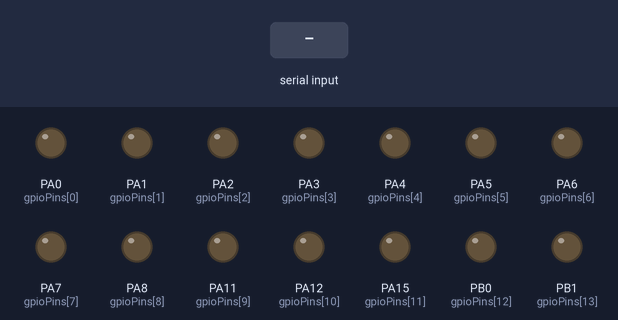
Bench run of a program on a simulated STM32 Blue Pill. On the bench: output pins drawn as LEDs (lit = HIGH). Inputs (shaded band) come from the test bench.

Above: at 0.8 s.
0.9 s: "30,150\n" received over the second serial link
At 1.0 s:
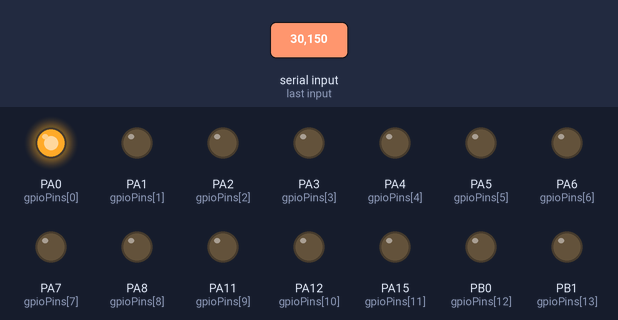
Timing chart, 0 to 3.9 s (numbered marks = the images above; inputs shaded):
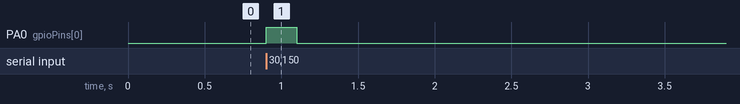

The program:

main.cpp
```cpp
#include "Arduino.h"

#define LED_PIN PC13   // LED connected to PC13
#define BAUD_RATE 9600 // UART baud rate

//~ PinName pwmPins[] = {PA_0, PA_1, PA_2, PA_3, PA_6, PA_7, PA_8, PB_0, PB_1, PB_6, PB_7, PB_8, PB_9};

//~ int gpioPins[] = {PA0, PA1, PA2, PA3, PA4, PA5, PA6, PA7, PA8, PA11, PA12, PA15,
                 //~ PB0, PB1, PB3, PB4, PB5, PB6, PB7, PB8, PB9, PB10, PB11, PB12, PB13, PB14, PB15};

int gpioPins[] = {PA0, PA1, PA2, PA3, PA4, PA5, PA6, PA7,
				  PA8, PA11, PA12, PA15, PB0, PB1, PB3, PB4,
				  PB5, PB6, PB7, PB8, PB9, PB10, PB11, PB12,
				  PB13, PB14, PB15, PC13, PC14, PC15, PA0, PA0};

int numGPIOPins = sizeof(gpioPins) / sizeof(gpioPins[0]);  // Number of pins
//int numGPIOPins = 30;
//~ int numPWMPins = sizeof(pwmPins) / sizeof(pwmPins[0]);  // Number of pins


void setup() {

  pinMode(LED_PIN, OUTPUT);  // Set LED pin as output
  digitalWrite(LED_PIN, LOW);  // Turn off LED initially
  Serial1.begin(BAUD_RATE);  // Start UART communication at 9600 baud rate

  while (!Serial1.available());  // Wait for handshake initiation from PAULO
	  int receivedMessage = Serial1.parseInt(); // Read the incoming data
	  if (receivedMessage== 001) {
		  digitalWrite(LED_PIN, HIGH); // Turn LED on
		  Serial1.println(002);  // Send back handshake confirmation
		  delay(300);
		  //digitalWrite(LED_PIN, LOW);  // Turn LED off
	  }
	// turn all pgpio pins to low output
	for (int i = 0; i < numGPIOPins; i++) {
		pinMode(gpioPins[i], OUTPUT);
	}
	for (int i = 0; i < numGPIOPins; i++) {
		digitalWrite(gpioPins[i], LOW);  // Turn LED off
	}
}


void pinHIGH(int index) {
	int pin = gpioPins[index];
	pinMode(pin, OUTPUT);
	digitalWrite(pin, HIGH);
	Serial1.println(100+index);
	delay(200);
	digitalWrite(pin,LOW);
	Serial1.flush();
}


//~ void testPWM(int index) {
	//~ int pin = gpioPins[index];
	//~ pinMode(pin, OUTPUT);  // Set LED pin as output
	//~ digitalWrite(pin, HIGH);
	//~ Serial1.println(100+index);
	//~ delay(50);
	//~ digitalWrite(pin,LOW);

//~ }

void loop() {
	while (!Serial1.available()); // Wait for Paulo to initiate tests
	int testCode = Serial1.parseInt(); // Read incoming test

	int group = testCode / 100; // Break down Comms code into groups (GPIO tests, PWM tests etc)
	int pinNum = testCode % 100; // Gets excact pin number

	switch (group)
	{
	case 1:
	{
		pinHIGH(pinNum);
		break;
	}
	case 2:
		break;
	default:
		break;
	}

}

//~ for (int i = 0; i < numGPIOPins; i++)
```

Measured:
- after the input at 0.9 s, PA0 (gpioPins[0]): LOW → HIGH at once, → LOW 0.20 s later
